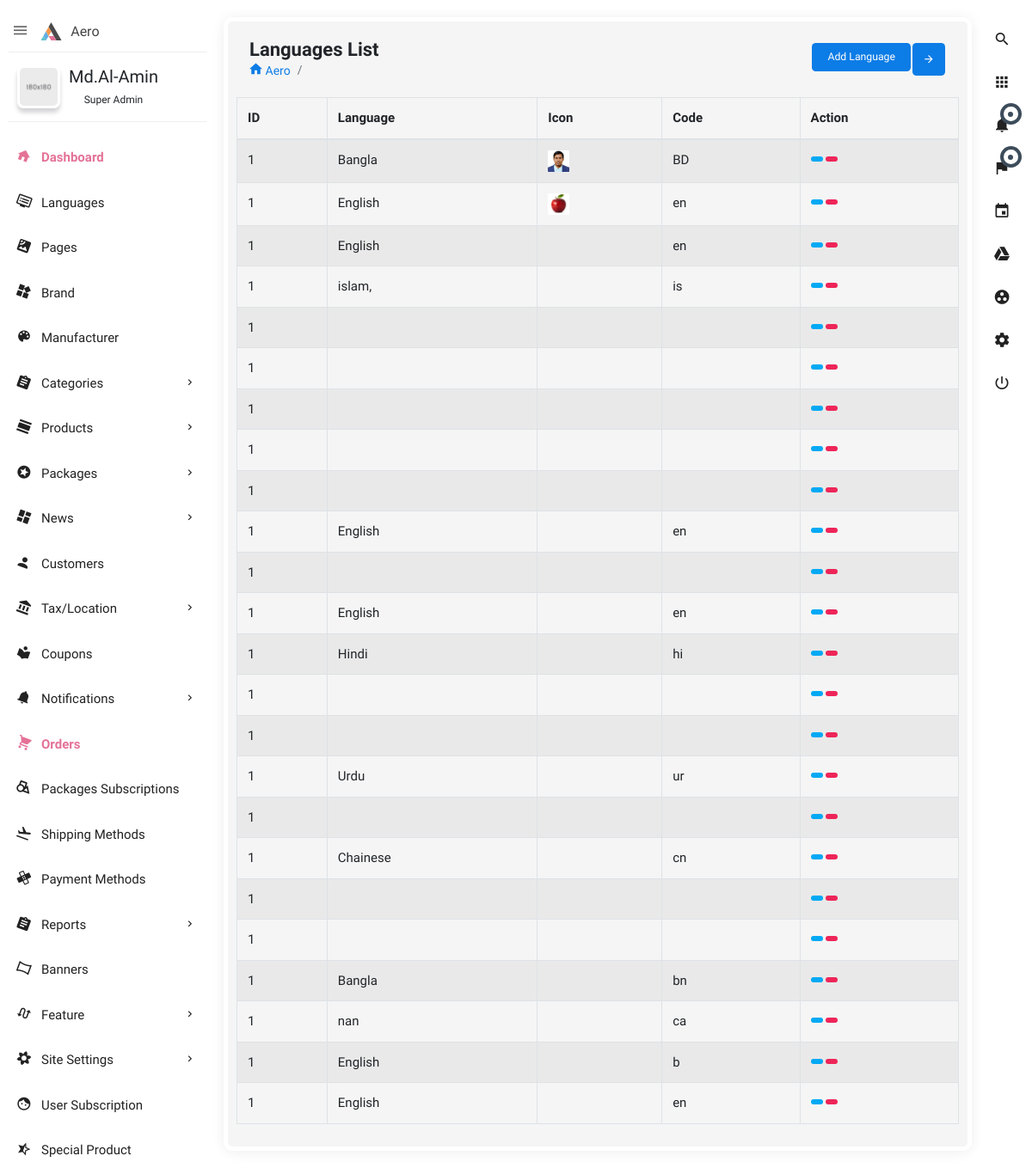
/home/languages-list, run on the app's committed database.
### languages/models.py (models this page shows, shortened)
class Languages(models.Model):
    name=models.CharField(max_length=50)
    code=models.CharField(max_length=20)
    icon = models.ImageField(
        upload_to='static/assets/images/language_icons', blank=True, null=True)
    directory = models.CharField(max_length=100, blank=True, null=True)

### languages/views.py (the view)
# urls.py: path('languages-list',  views.list, name='l_list'),
def list(request):
    lists =  Languages.objects.all()
    args = {'lists': lists}
    return render(request, 'languages/list.html', args)

### languages/templates/languages/list.html (shortened to what this page needs)
{% extends 'base.html' %}
{% load static %}
{% block main_content %}
<section class="content">
    <div class="block-header">
        <div class="row">
            <div class="col-lg-7 col-md-6 col-sm-12">
                <h2>Languages List</h2>
                <ul class="breadcrumb">
                    <li class="breadcrumb-item"><a href="index.html"><i class="zmdi zmdi-home"></i> Aero</a></li>
                    <li class="breadcrumb-item active"></li>
                </ul>
            </div>
            <div class="col-lg-5 col-md-6 col-sm-12">
                <button class="btn btn-primary btn-icon float-right right_icon_toggle_btn" type="button"><i
                        class="zmdi zmdi-arrow-right"></i></button>
                <div class="box-footer text-right">
                    <a href="/home/languages">
                        <button type="button" class="btn btn-primary">Add Language</button>
                    </a>
                </div>
            </div>
        </div>
    </div>
    <table style="width:100%" id="example1" class="table table-bordered table-striped">
        <thead>
            <tr>
                <th>ID</th>
                <th>Language</th>
                <th>Icon</th>
                <th>Code</th>
                <th>Action</th>
            </tr>
        </thead>
        <tbody>
            {% for list in lists%}
            <tr>
                <td>1</td>
                <td>{{list.name}}</td>
                <td><img src="/{{list.icon}}" width="25px" alt=""></td>
                <td>{{list.code}}</td>
                <td>
                    <a data-toggle="tooltip" data-placement="bottom" title=" English" href="editLanguages/1"
                        class="badge bg-light-blue"></a>
                    <a data-toggle="tooltip" data-placement="bottom" title=" English" id="deleteLanguageId"
                        languages_id="1" class="badge bg-red"></a>
                </td>
            </tr>
            {% endfor %}
        </tbody>
    </table>
</section>
{% endblock main_content %}

### data on the page
Languages: name "Bangla", icon (picture), code "BD"
Languages: name "English", icon (picture), code "en"
Languages: name "English", code "en"
Languages: name "islam,", code "is"
Languages: name "English", code "en"
Languages: name "English", code "en"
Languages: name "Hindi", code "hi"
Languages: name "Urdu", code "ur"
Languages: name "Chainese", code "cn"
Languages: name "Bangla", code "bn"
Languages: name "nan", code "ca"
Languages: name "English", code "b"
Languages: name "English", code "en"
